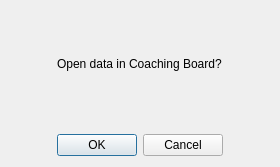
<?xml version="1.0" encoding="UTF-8"?>
<ui version="4.0">
 <class>Dialog</class>
 <widget class="QDialog" name="Dialog">
  <property name="geometry">
   <rect>
    <x>0</x>
    <y>0</y>
    <width>280</width>
    <height>167</height>
   </rect>
  </property>
  <property name="windowTitle">
   <string>Dialog</string>
  </property>
  <layout class="QVBoxLayout" name="verticalLayout">
   <property name="leftMargin">
    <number>0</number>
   </property>
   <property name="topMargin">
    <number>0</number>
   </property>
   <property name="rightMargin">
    <number>0</number>
   </property>
   <item>
    <widget class="QWidget" name="widget" native="true">
     <layout class="QVBoxLayout" name="verticalLayout_2">
      <item alignment="Qt::AlignHCenter|Qt::AlignVCenter">
       <widget class="QLabel" name="label">
        <property name="text">
         <string>Open data in Coaching Board?</string>
        </property>
       </widget>
      </item>
     </layout>
    </widget>
   </item>
   <item alignment="Qt::AlignHCenter">
    <widget class="QDialogButtonBox" name="buttonBox">
     <property name="orientation">
      <enum>Qt::Horizontal</enum>
     </property>
     <property name="standardButtons">
      <set>QDialogButtonBox::Cancel|QDialogButtonBox::Ok</set>
     </property>
    </widget>
   </item>
  </layout>
 </widget>
 <resources/>
 <connections/>
</ui>
